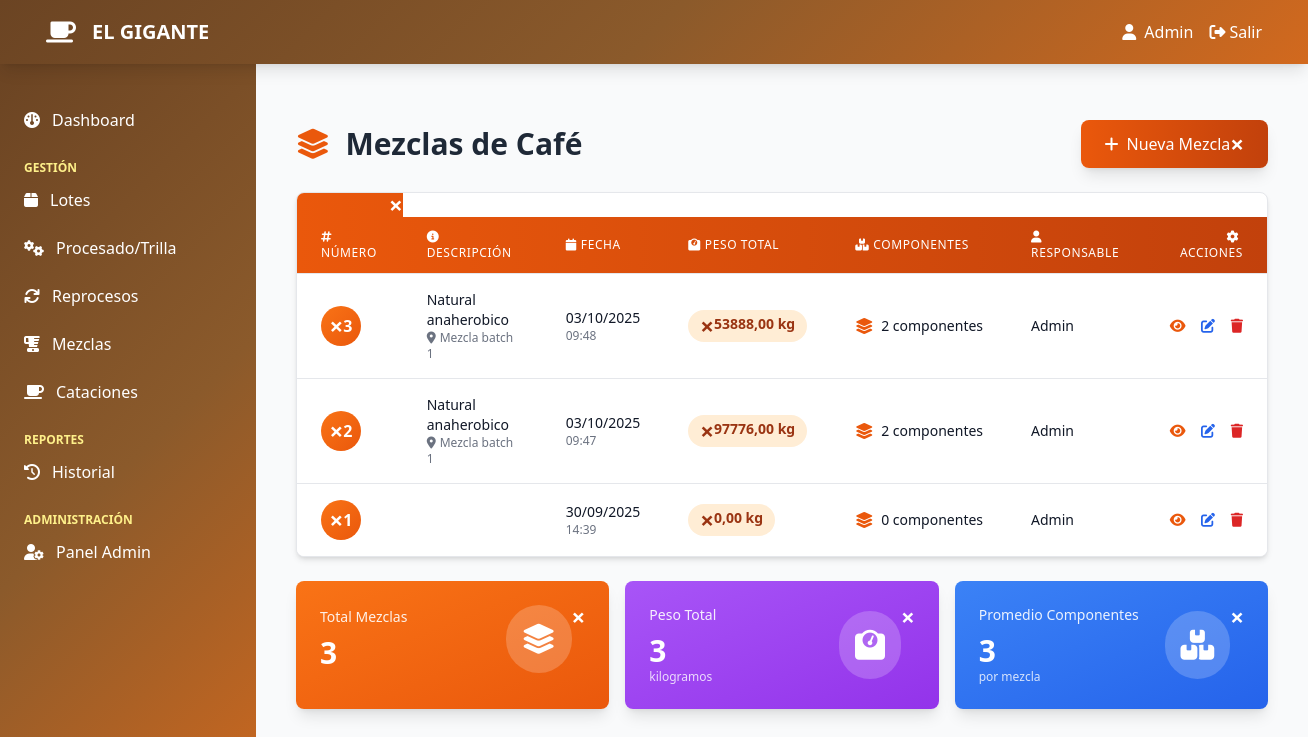
/mezclas/ (signed in), run on the app's committed database.
### beneficio/models.py (models this page shows, shortened)
class Mezcla(models.Model):
    numero = models.PositiveIntegerField(unique=True)
    fecha = models.DateTimeField(default=timezone.now)
    peso_total_kg = models.DecimalField(max_digits=10, decimal_places=2, default=0)
    descripcion = models.TextField()
    destino = models.CharField(max_length=200)
    responsable = models.ForeignKey(User, on_delete=models.SET_NULL, null=True, related_name='mezclas_responsables')
    created_at = models.DateTimeField(auto_now_add=True)
    class Meta:
        ordering = ['-fecha']

### beneficio/views.py (the view)
# urls.py: path('mezclas/', views.lista_mezclas, name='lista_mezclas'),
@login_required
def lista_mezclas(request):
    mezclas = Mezcla.objects.all().order_by('-fecha')
    context = {
        'mezclas': mezclas,
    }
    return render(request, 'beneficio/mezclas/lista.html', context)

### beneficio/templates/beneficio/mezclas/lista.html (shortened to what this page needs)
{% extends 'base.html' %}
{% block content %}
<div class="container mx-auto px-4 py-8">
    <div class="flex justify-between items-center mb-6">
        <h2 class="text-3xl font-bold text-gray-800">
            <i class="fas fa-layer-group mr-2 text-orange-600"></i>
            Mezclas de Café
        </h2>
        <a href="{% url 'crear_mezcla' %}" class="bg-gradient-to-r from-orange-600 to-orange-700 hover:from-orange-700 hover:to-orange-800 text-white px-6 py-3 rounded-lg transition shadow-lg">
            <i class="fas fa-plus mr-2"></i>Nueva Mezcla
        </a>
    </div>
    <div class="bg-white rounded-lg shadow-md overflow-hidden border border-gray-200">
        <div class="overflow-x-auto">
            <table class="min-w-full divide-y divide-gray-200">
                <thead class="bg-gradient-to-r from-orange-600 to-orange-700 text-white">
                    <tr>
                        <th class="px-6 py-3 text-left text-xs font-medium uppercase tracking-wider">
                            <i class="fas fa-hashtag mr-1"></i>Número
                        </th>
                        <th class="px-6 py-3 text-left text-xs font-medium uppercase tracking-wider">
                            <i class="fas fa-info-circle mr-1"></i>Descripción
                        </th>
                        <th class="px-6 py-3 text-left text-xs font-medium uppercase tracking-wider">
                            <i class="fas fa-calendar mr-1"></i>Fecha
                        </th>
                        <th class="px-6 py-3 text-left text-xs font-medium uppercase tracking-wider">
                            <i class="fas fa-weight mr-1"></i>Peso Total
                        </th>
                        <th class="px-6 py-3 text-left text-xs font-medium uppercase tracking-wider">
                            <i class="fas fa-boxes mr-1"></i>Componentes
                        </th>
                        <th class="px-6 py-3 text-left text-xs font-medium uppercase tracking-wider">
                            <i class="fas fa-user mr-1"></i>Responsable
                        </th>
                        <th class="px-6 py-3 text-right text-xs font-medium uppercase tracking-wider">
                            <i class="fas fa-cog mr-1"></i>Acciones
                        </th>
                    </tr>
                </thead>
                <tbody class="bg-white divide-y divide-gray-200">
                    {% for mezcla in mezclas %}
                    <tr class="hover:bg-orange-50 transition">
                        <td class="px-6 py-4 whitespace-nowrap">
                            <div class="flex items-center">
                                <div class="flex-shrink-0 h-10 w-10 bg-gradient-to-br from-orange-500 to-orange-600 rounded-full flex items-center justify-center text-white font-bold">
                                    {{ mezcla.numero }}
                                </div>
                            </div>
                        </td>
                        <td class="px-6 py-4">
                            <div class="text-sm font-medium text-gray-900">{{ mezcla.descripcion|truncatewords:10 }}</div>
                            {% if mezcla.destino %}
                            <div class="text-xs text-gray-500"><i class="fas fa-map-marker-alt mr-1"></i>{{ mezcla.destino }}</div>
                            {% endif %}
                        </td>
                        <td class="px-6 py-4 whitespace-nowrap">
                            <div class="text-sm text-gray-900">{{ mezcla.fecha|date:"d/m/Y" }}</div>
                            <div class="text-xs text-gray-500">{{ mezcla.fecha|date:"H:i" }}</div>
                        </td>
                        <td class="px-6 py-4 whitespace-nowrap">
                            <span class="px-3 py-1 inline-flex text-sm leading-5 font-semibold rounded-full bg-orange-100 text-orange-800">
                                {{ mezcla.peso_total_kg|floatformat:2 }} kg
                            </span>
                        </td>
                        <td class="px-6 py-4 whitespace-nowrap">
                            <div class="flex items-center">
                                <i class="fas fa-layer-group mr-2 text-orange-600"></i>
                                <span class="text-sm text-gray-900">{{ mezcla.detalles.count }} componente{{ mezcla.detalles.count|pluralize }}</span>
                            </div>
                        </td>
                        <td class="px-6 py-4 whitespace-nowrap">
                            <div class="text-sm text-gray-900">{{ mezcla.responsable.get_full_name|default:mezcla.responsable.username }}</div>
                        </td>
                        <td class="px-6 py-4 whitespace-nowrap text-right text-sm font-medium">
                            <a href="{% url 'detalle_mezcla' mezcla.id %}"
                               class="text-orange-600 hover:text-orange-900 mr-3"
                               title="Ver detalles">
                                <i class="fas fa-eye"></i>
                            </a>
                            <a href="{% url 'editar_mezcla' mezcla.id %}"
                               class="text-blue-600 hover:text-blue-900 mr-3"
                               title="Editar">
                                <i class="fas fa-edit"></i>
                            </a>
                            <form method="POST" action="{% url 'eliminar_mezcla' mezcla.id %}"
                                  class="inline"
                                  onsubmit="return confirm('¿Estás seguro de eliminar esta mezcla?');">
                                <button type="submit"
                                        class="text-red-600 hover:text-red-900"
                                        title="Eliminar">
                                    <i class="fas fa-trash"></i>
                                </button>
                            </form>
                        </td>
                    </tr>
                    {% endfor %}
                </tbody>
            </table>
        </div>
    </div>
    <div class="mt-6 grid grid-cols-1 md:grid-cols-3 gap-4">
        <div class="bg-gradient-to-br from-orange-500 to-orange-600 rounded-lg shadow-lg p-6 text-white transform hover:scale-105 transition">
            <div class="flex items-center justify-between">
                <div>
                    <p class="text-sm font-medium opacity-90">Total Mezclas</p>
                    <p class="text-3xl font-bold mt-2">{{ mezclas.count }}</p>
                </div>
                <div class="bg-white bg-opacity-20 rounded-full p-4">
                    <i class="fas fa-layer-group text-3xl"></i>
                </div>
            </div>
        </div>
        <div class="bg-gradient-to-br from-purple-500 to-purple-600 rounded-lg shadow-lg p-6 text-white transform hover:scale-105 transition">
            <div class="flex items-center justify-between">
                <div>
                    <p class="text-sm font-medium opacity-90">Peso Total</p>
                    <p class="text-3xl font-bold mt-2">
                        {% widthratio mezclas|length 1 1 as total %}
                        {{ total|default:0 }}
                    </p>
                    <p class="text-xs opacity-80">kilogramos</p>
                </div>
                <div class="bg-white bg-opacity-20 rounded-full p-4">
                    <i class="fas fa-weight text-3xl"></i>
                </div>
            </div>
        </div>
        <div class="bg-gradient-to-br from-blue-500 to-blue-600 rounded-lg shadow-lg p-6 text-white transform hover:scale-105 transition">
            <div class="flex items-center justify-between">
                <div>
                    <p class="text-sm font-medium opacity-90">Promedio Componentes</p>
                    <p class="text-3xl font-bold mt-2">
                        {% if mezclas.count > 0 %}
                            {{ mezclas.count|default:0 }}
                        {% else %}
                            0
                        {% endif %}
                    </p>
                    <p class="text-xs opacity-80">por mezcla</p>
                </div>
                <div class="bg-white bg-opacity-20 rounded-full p-4">
                    <i class="fas fa-boxes text-3xl"></i>
                </div>
            </div>
        </div>
    </div>
</div>
{% endblock %}

### beneficio/templates/base.html (shortened to what this page needs)
<!DOCTYPE html>
<html lang="es">
<head>
    <script src="https://cdn.tailwindcss.com"></script>
    <link rel="stylesheet" href="https://cdnjs.cloudflare.com/ajax/libs/font-awesome/6.4.0/css/all.min.css">
</head>
<body class="bg-gray-50">
    {% if user.is_authenticated %}
    <nav class="coffee-gradient shadow-lg fixed top-0 w-full z-50">
        <div class="max-w-7xl mx-auto px-4 sm:px-6 lg:px-8">
            <div class="flex items-center justify-between h-16">
                <div class="flex items-center">
                    <div class="flex-shrink-0">
                        <i class="fas fa-coffee text-white text-2xl"></i>
                    </div>
                    <div class="ml-4">
                        <h1 class="text-white text-xl font-bold">EL GIGANTE</h1>
                    </div>
                </div>
                <div class="flex items-center space-x-4">
                    <span class="text-white">
                        <i class="fas fa-user mr-2"></i>{{ user.username }}
                    </span>
                    <a href="{% url 'logout' %}" class="text-white hover:text-yellow-200 transition">
                        <i class="fas fa-sign-out-alt mr-1"></i>Salir
                    </a>
                </div>
            </div>
        </div>
    </nav>
    <div class="flex min-h-screen pt-16">
        <div class="w-64 coffee-gradient text-white fixed h-full top-16 overflow-y-auto">
            <nav class="mt-8 pb-8">
                <a href="{% url 'dashboard' %}" class="block px-6 py-3 sidebar-hover">
                    <i class="fas fa-dashboard mr-3"></i>Dashboard
                </a>
                <div class="mt-4 px-6">
                    <p class="text-xs uppercase text-yellow-200 font-semibold">Gestión</p>
                </div>
                <a href="{% url 'lista_lotes' %}" class="block px-6 py-3 sidebar-hover">
                    <i class="fas fa-box mr-3"></i>Lotes
                </a>
                <a href="{% url 'lista_procesados' %}" class="block px-6 py-3 sidebar-hover">
                    <i class="fas fa-cogs mr-3"></i>Procesado/Trilla
                </a>
                <a href="{% url 'lista_reprocesos' %}" class="block px-6 py-3 sidebar-hover">
                    <i class="fas fa-sync mr-3"></i>Reprocesos
                </a>
                <a href="{% url 'lista_mezclas' %}" class="block px-6 py-3 sidebar-hover">
                    <i class="fas fa-blender mr-3"></i>Mezclas
                </a>
                <a href="{% url 'lista_cataciones' %}" class="block px-6 py-3 sidebar-hover">
                    <i class="fas fa-coffee mr-3"></i>Cataciones
                </a>
                <div class="mt-4 px-6">
                    <p class="text-xs uppercase text-yellow-200 font-semibold">Reportes</p>
                </div>
                <a href="{% url 'historial' %}" class="block px-6 py-3 sidebar-hover">
                    <i class="fas fa-history mr-3"></i>Historial
                </a>
                {% if user.is_superuser %}
                <div class="mt-4 px-6">
                    <p class="text-xs uppercase text-yellow-200 font-semibold">Administración</p>
                </div>
                <a href="/admin/" class="block px-6 py-3 sidebar-hover">
                    <i class="fas fa-user-cog mr-3"></i>Panel Admin
                </a>
                {% endif %}
            </nav>
        </div>
        <div class="flex-1 ml-64">
            <main class="p-6">
                {% block content %}{% endblock %}
            </main>
        </div>
    </div>
    {% endif %}
</body>
</html>

### beneficio/templates/base.html (style rules this page uses)
.coffee-gradient { background: linear-gradient(135deg, #6B4423 0%, #8B5A2B 50%, #D2691E 100%); }

### data on the page
Mezcla: numero "3", descripcion "Natural anaherobico", destino "Mezcla batch 1", fecha "03/10/2025", fecha "09:48", peso_total_kg "53888,00", detalles.count "2", responsable.get_full_name "Admin"
Mezcla: numero "2", descripcion "Natural anaherobico", destino "Mezcla batch 1", fecha "03/10/2025", fecha "09:47", peso_total_kg "97776,00", detalles.count "2", responsable.get_full_name "Admin"
Mezcla: numero "1", fecha "30/09/2025", fecha "14:39", peso_total_kg "0,00", detalles.count "0", responsable.get_full_name "Admin"

### other printed values
{{ user.username }} "Admin"
{{ mezclas.count }} "3"
{{ total|default:0 }} "3"
{{ mezclas.count|default:0 }} "3"
